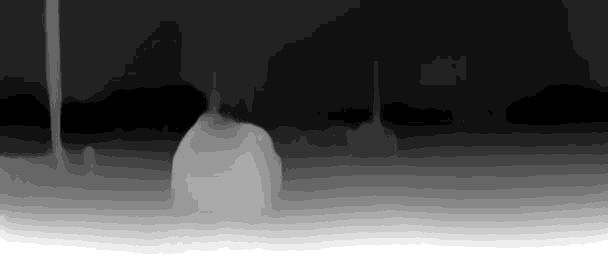
#> input picture depth_map.png, 608 x 266 px
$ python BEV.py
#> lines starting #> are read from the running program, lines starting #| are printed output that depends on the picture
#> further down, depth_map is the input picture: shape (266, 608); min 0, max 15, mean 5.03
import cv2
import numpy as np
from mayavi import mlab

def depth_map_to_point_cloud(depth_map, focal_length, principal_point, scaling_factor=1.0, downsampling_rate=5):
#> called with focal_length = (700, 700), principal_point = (320, 240), scaling_factor = 1, downsampling_rate = 5
    height, width = depth_map.shape
#> height = 266; width = 608
    x = np.linspace(0, width - 1, width)[::downsampling_rate]
#> x = 122 values from 0 to 605
    y = np.linspace(0, height - 1, height)[::downsampling_rate]
#> y = 54 values from 0 to 265
    mesh_x, mesh_y = np.meshgrid(x, y)
    x3D = (mesh_x - principal_point[0]) * depth_map[::downsampling_rate, ::downsampling_rate] / focal_length[0] / scaling_factor
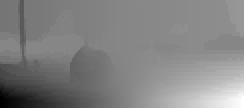
#> x3D: shape (54, 122) float64 (shown 2 times larger); min -6.86, max 6.11, mean -0.182; drawn with min black and max white
    y3D = (mesh_y - principal_point[1]) * depth_map[::downsampling_rate, ::downsampling_rate] / focal_length[1] / scaling_factor
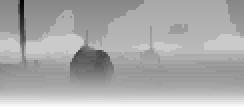
#> y3D: shape (54, 122) float64 (shown 2 times larger); min -2.06, max 0.536, mean -0.318; drawn with min black and max white
    z3D = depth_map[::downsampling_rate, ::downsampling_rate]
    point_cloud = np.dstack((x3D, y3D, z3D))
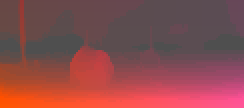
#> point_cloud: shape (54, 122, 3) float64 (shown 2 times larger); mean of channels 0, 1, 2 -0.182, -0.318, 5.08; drawn with min black and max white
    return point_cloud

def visualize_and_save_point_cloud_mesh_bird_eye_view(point_cloud, output_file, representation):
#> called with output_file = 'bird_eye_view_mesh.png', representation = 'wireframe'
    x = point_cloud[:, :, 0].flatten()
#> x = 6588 values, max 6.11 at index 5977, min -6.86 at index 5856, mean -0.182
    y = point_cloud[:, :, 1].flatten()
#> y = 6588 values, max 0.536 at index 6466, min -2.06 at index 10, mean -0.318
    z = point_cloud[:, :, 2].flatten()
#> z = 6588 values, max 15 at index 5856, min 0 at index 2107, mean 5.08
    pts = mlab.points3d(x, y, z, z, scale_mode='none', scale_factor=1)
    mesh = mlab.pipeline.delaunay2d(pts)
    surf = mlab.pipeline.surface(mesh, representation=representation)
    mlab.view(azimuth=0, elevation=90)
    mlab.savefig(output_file)
    mlab.close()

# Load depth map image
depth_map = cv2.imread("depth_map.png", cv2.IMREAD_ANYDEPTH)

# Set camera intrinsics (example values)
focal_length = (700, 700)
principal_point = (320, 240)
scaling_factor = 1.0
downsampling_rate = 5

# Convert depth map to point cloud
point_cloud = depth_map_to_point_cloud(depth_map, focal_length, principal_point, scaling_factor, downsampling_rate)

# Set output file name for the mesh
output_file_bird_eye_view_mesh = "bird_eye_view_mesh.png"
representation = "wireframe"   # 'surface' for solid mesh, 'wireframe' for wireframe mesh

# Visualize and save the point cloud as a mesh in bird's eye view
visualize_and_save_point_cloud_mesh_bird_eye_view(point_cloud, output_file_bird_eye_view_mesh, representation)

$ run again, with test2_image.png copied over depth_map.png
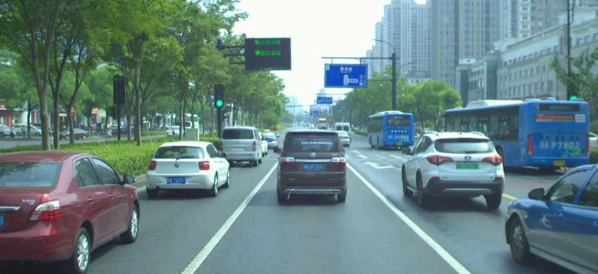
#> input picture test2_image.png, 598 x 274 px
#> `depth_map = cv2.imread("depth_map.png", cv2.IMREAD_ANYDEPTH)`:
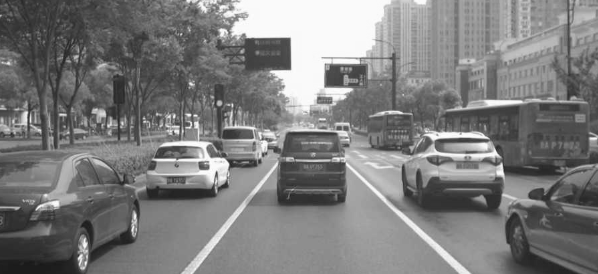
#> depth_map: shape (274, 598); min 24, max 254, mean 124.4
#> in depth_map_to_point_cloud, `point_cloud = np.dstack((x3D, y3D, z3D))`:
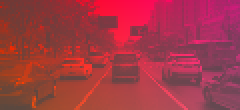
#> point_cloud: shape (55, 120, 3) float64 (shown 2 times larger); mean of channels 0, 1, 2 -1.6, -19.8, 124.9; drawn with min black and max white
#> in visualize_and_save_point_cloud_mesh_bird_eye_view, `x = point_cloud[:, :, 0].flatten()`: x = 6600 values, max 72.51 at index 478, min -99.46 at index 2765, mean -1.62
#> in visualize_and_save_point_cloud_mesh_bird_eye_view, `y = point_cloud[:, :, 1].flatten()`: y = 6600 values, max 10.07 at index 6572, min -85.71 at index 50, mean -19.83
#> z = 6600 values, max 254 at index 767, min 26 at index 6368, mean 124.9
